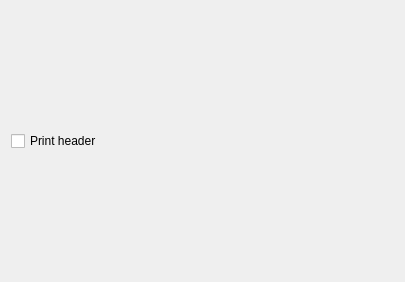
<ui version="4.0" >
 <author>Stefan Duffner</author>
 <class>OptPrintingDlg</class>
 <widget class="QDialog" name="OptPrintingDlg" >
  <property name="geometry" >
   <rect>
    <x>0</x>
    <y>0</y>
    <width>405</width>
    <height>282</height>
   </rect>
  </property>
  <property name="windowTitle" >
   <string>Printing</string>
  </property>
  <layout class="QHBoxLayout" >
   <item>
    <widget class="QCheckBox" name="cb_print_header" >
     <property name="text" >
      <string>Print header</string>
     </property>
    </widget>
   </item>
  </layout>
 </widget>
 <layoutdefault spacing="6" margin="11" />
 <pixmapfunction>qPixmapFromMimeSource</pixmapfunction>
 <resources/>
 <connections>
  <connection>
   <sender>cb_print_header</sender>
   <signal>clicked()</signal>
   <receiver>OptPrintingDlg</receiver>
   <slot>printHeaderClicked()</slot>
   <hints>
    <hint type="sourcelabel" >
     <x>20</x>
     <y>20</y>
    </hint>
    <hint type="destinationlabel" >
     <x>20</x>
     <y>20</y>
    </hint>
   </hints>
  </connection>
 </connections>
</ui>
